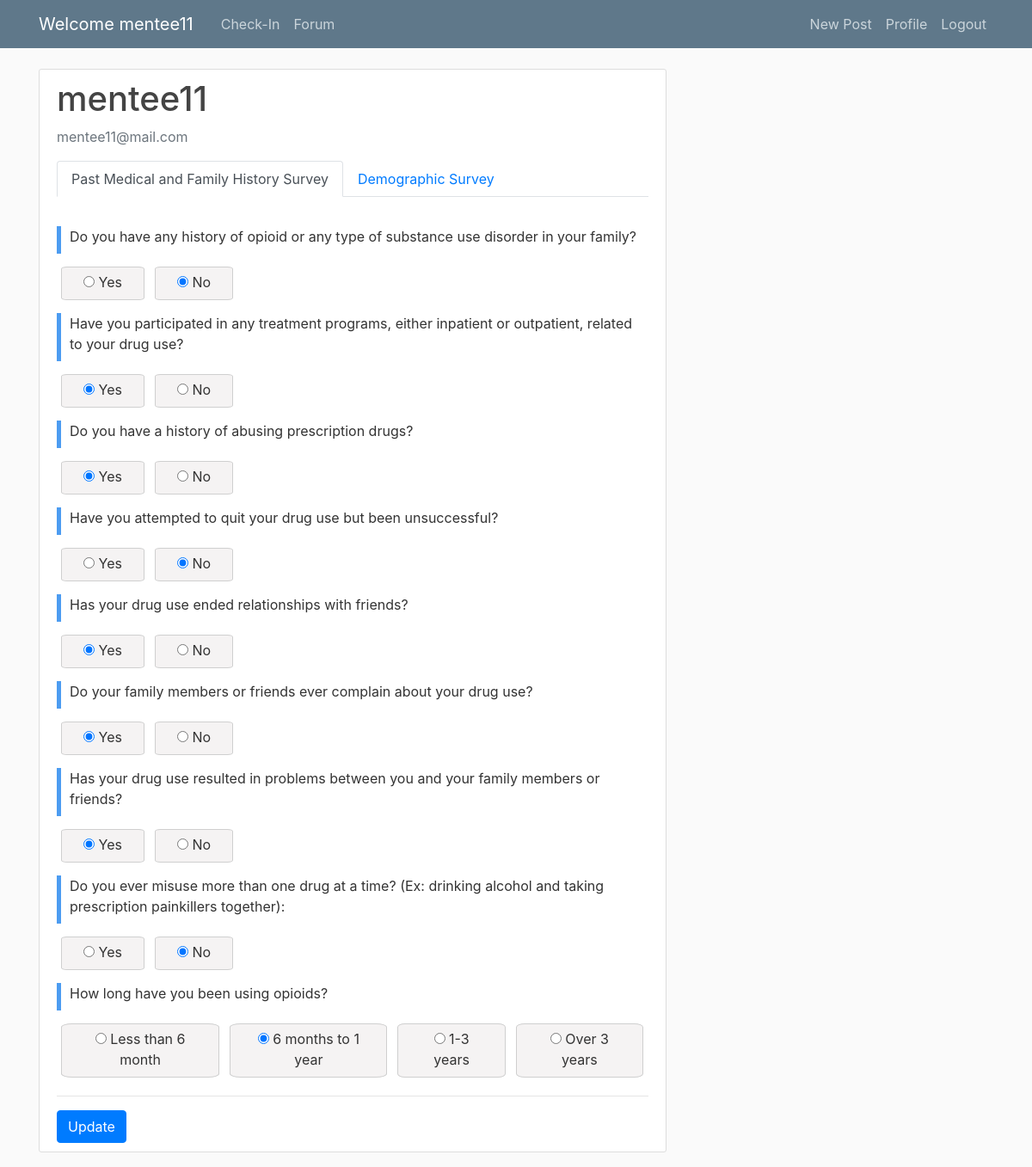
Page /profile/ (signed in) on the committed database.
### survey/models.py (models this page shows, shortened)
class Survey(models.Model):
    title = models.CharField(max_length=200)
    description = models.TextField(blank=True)
    created_at = models.DateTimeField(auto_now_add=True)
    updated_at = models.DateTimeField(auto_now=True)

class Question(models.Model):
    ORIENTATION_CHOICES = (
        (-1, 'Negative'),
        (0, 'Neutral'),
        (1, 'Positive'),
    )
    survey = models.ForeignKey(Survey, on_delete=models.CASCADE)
    question = models.CharField(max_length=300)
    options = models.ManyToManyField('Option')
    categories = models.ManyToManyField('QuestionCategory', blank=True)
    weight = models.IntegerField(default=1)
    orientation = models.IntegerField(default=0, choices=ORIENTATION_CHOICES)
    created_at = models.DateTimeField(auto_now_add=True)
    updated_at = models.DateTimeField(auto_now=True)

### users/views.py (the view)
# urls.py: path('profile/', user_views.profile, name='profile'),
@login_required
def profile(request):
    try:
        PMH_survey = get_object_or_404(Survey, title=PAST_HISTORY_SURVEY)
    except Http404:
        logger.debug(f'Survey not available, required survey: {PAST_HISTORY_SURVEY}')
        return render(request, 'users/error.html', {'message': f'Survey not available, required survey: {PAST_HISTORY_SURVEY}'})
    existing_responses = Response.objects.filter(survey=PMH_survey, user=request.user)
    initial_data = {}
    if existing_responses.exists():
        for response in existing_responses:
            field_name = f'question_{response.question.id}'
            try:
                selected_option = Option.objects.get(question=response.question, option=response.selected_options)
                initial_data[field_name] = selected_option.id
            except Option.DoesNotExist:
                pass
    if request.method == 'POST':
        form = HistorySurveyForm(request.POST, survey_id=PMH_survey.id)
        if form.is_valid():
            user = request.user  # Get the current authenticated user
            for question in Question.objects.filter(survey_id=PMH_survey.id):
                selected_option = form.cleaned_data[f'question_{question.id}']
                selected_option_id = Option.objects.get(id=selected_option.id)
                Response.objects.update_or_create(
                    survey=PMH_survey,
                    user=request.user,
                    question=question,
                    defaults={'selected_options': selected_option_id.option}
                )
            return redirect('profile')  # Redirect to a thank-you page after successful submission
    else:
        form = HistorySurveyForm(initial=initial_data, survey_id=PMH_survey.id)
    try:
        demographic_survey = get_object_or_404(Survey, title=DEMOGRAPHIC_SURVEY)
    except Http404:
        logger.debug(f'Survey not available, required survey: {DEMOGRAPHIC_SURVEY}')
        return render(request, 'users/error.html', {'message': f'Survey not available, required survey: {DEMOGRAPHIC_SURVEY}'})
    if demographic_survey is None:
        return render(request, 'survey/error.html', {'message': 'No survey available.'})
    existing_responses = Response.objects.filter(survey=demographic_survey, user=request.user)
    initial_data = {}
    if existing_responses.exists():
        for response in existing_responses:
            field_name = f'question_{response.question.id}'
            try:
                selected_option = Option.objects.get(question=response.question, option=response.selected_options)
                initial_data[field_name] = selected_option.id
            except Option.DoesNotExist:
                pass
    if request.method == 'POST':
        demographic_form = DemographicSurveyForm(request.POST, survey_id=demographic_survey.id)
        if demographic_form.is_valid():
            user = request.user  # Get the current authenticated user
            for question in Question.objects.filter(survey_id=demographic_survey.id):
                selected_option = demographic_form.cleaned_data[f'question_{question.id}']
                selected_option_id = Option.objects.get(id=selected_option.id)
                Response.objects.update_or_create(
                    survey=demographic_survey,
                    user=request.user,
                    question=question,
                    defaults={'selected_options': selected_option_id.option}
                )
            return redirect('profile')  # Redirect to a thank-you page after successful submission
    else:
        demographic_form = DemographicSurveyForm(initial=initial_data, survey_id=demographic_survey.id)
    return render(request, 'users/profile.html', {'PMH_survey': PMH_survey, 'demographic_survey': demographic_survey, 'form': form , 'demographic_form': demographic_form})

### users/forms.py
class HistorySurveyForm(forms.ModelForm):
    class Meta:
        model = Response
        fields = []
    def __init__(self, *args, **kwargs):
        survey_id = kwargs.pop('survey_id')
        initial = kwargs.get('initial', {})
        super(HistorySurveyForm, self).__init__(*args, **kwargs)
        questions = Question.objects.filter(survey_id=survey_id)
        for question in questions:
            field_name = f'question_{question.id}'
            self.fields[field_name] = forms.ModelChoiceField(
                label=question.question,  # Corrected to question.question
                queryset=Option.objects.filter(question=question),
                widget=forms.RadioSelect
            )
            if field_name in initial:
                self.fields[field_name].initial = initial[field_name]

class DemographicSurveyForm(forms.ModelForm):
    class Meta:
        model = Response
        fields = []
    def __init__(self, *args, **kwargs):
        survey_id = kwargs.pop('survey_id')
        initial = kwargs.get('initial', {})
        super(DemographicSurveyForm, self).__init__(*args, **kwargs)
        questions = Question.objects.filter(survey_id=survey_id)
        for question in questions:
            field_name = f'question_{question.id}'
            self.fields[field_name] = forms.ModelChoiceField(
                label=question.question,  # Corrected to question.question
                queryset=Option.objects.filter(question=question),
                widget=forms.RadioSelect
            )
            if field_name in initial:
                self.fields[field_name].initial = initial[field_name]

### survey/models.py (called while the page is built)
    def __str__(self):
        return self.option

### users/templates/users/profile.html (shortened to what this page needs)
{% extends "feed/base.html" %}
{% load crispy_forms_tags %}
{% block content %}
    <div class="content-section">
        <div class="media">
            <div class="media-body">
                <h4 class="account-heading">{{ user.username }}</h4>
                <p class="text-secondary">{{ user.email }}</p>
            </div>
        </div>
        <ul class="nav nav-tabs" id="surveyTab" role="tablist">
            <li class="nav-item">
                <a class="nav-link active" id="pmh-tab" data-toggle="tab" href="#pmh" role="tab" aria-controls="pmh" aria-selected="true">{{ PMH_survey.title }}</a>
            </li>
            <li class="nav-item">
                <a class="nav-link" id="demographic-tab" data-toggle="tab" href="#demographic" role="tab" aria-controls="demographic" aria-selected="false">{{ demographic_survey.title }}</a>
            </li>
        </ul>
        <div class="tab-content" id="surveyTabContent">
            <div class="tab-pane fade show active" id="pmh" role="tabpanel" aria-labelledby="pmh-tab">
                <br>
                <form method="post">
                    {% for field in form %}
                    <div>
                        <p class="survey-question-title">{{ field.label_tag }}</p>
                        <div class="choices-container">
                            {% for choice in field %}
                                <label class="choice-button choice-option">
                                    {{ choice }}
                                </label><br>
                            {% endfor %}
                        </div>
                    </div>
                    {% endfor %}
                    <hr>
                    <button type="submit" class="btn btn-primary">{% if form.initial %}Update{% else %}Submit{% endif %}</button>
                    <br>
                </form>
            </div>
        </div>
    </div>
{% endblock content %}

### feed/templates/feed/base.html (shortened to what this page needs)
{% load static %}
<!DOCTYPE html>
<html>
<head>
    <link rel="stylesheet" href="https://maxcdn.bootstrapcdn.com/bootstrap/4.0.0/css/bootstrap.min.css">
    <link href="https://cdnjs.cloudflare.com/ajax/libs/font-awesome/6.0.0/css/all.min.css" rel="stylesheet"/>
    <link rel="stylesheet" type="text/css" href="{% static 'feed/main.css' %}">
</head>
<body>
    <header class="site-header">
      <nav class="navbar navbar-expand-md navbar-dark bg-steel fixed-top">
        <div class="container">
          {% if user.is_authenticated %}
                {% if user.is_superuser %}
                  <a class="navbar-brand mr-4" href="{% url 'survey-home' %}">Welcome {{user.username}}</a>
                {% elif user.user_profile.role == 'mentor' %}
                  <a class="navbar-brand mr-4" href="{% url 'vizual-home' %}">Welcome {{user.username}}</a>
                {% elif user.user_profile.role == 'mentee' %}
                  <a class="navbar-brand mr-4" href="{% url 'survey-home' %}">Welcome {{user.username}}</a>
                {% endif %}
              {% endif %}
          <div class="collapse navbar-collapse" id="navbarToggle">
            <div class="navbar-nav mr-auto">
              {% if user.is_authenticated %}
                {% if user.is_superuser %}
                  <a class="nav-item nav-link" href="{% url 'vizual-home' %}">Progress-Tracker</a>
                  <a class="nav-item nav-link" href="{% url 'survey-home' %}">Check-In</a>
                  <a class="nav-item nav-link" href="{% url 'feed-forum' %}">Forum</a>
                {% elif user.user_profile.role == 'mentor' %}
                  <a class="nav-item nav-link" href="{% url 'vizual-home' %}">Progress-Tracker</a>
                  <a class="nav-item nav-link" href="{% url 'feed-forum' %}">Forum</a>
                {% elif user.user_profile.role == 'mentee' %}
                  <a class="nav-item nav-link" href="{% url 'survey-home' %}">Check-In</a>
                  <a class="nav-item nav-link" href="{% url 'feed-forum' %}">Forum</a>
                {% endif %}
              {% endif %}
            </div>
            <div class="navbar-nav">
              {% if user.is_authenticated %}
                <a class="nav-item nav-link" href="{% url 'post-create' %}">New Post</a>
                <a class="nav-item nav-link" href="{% url 'profile' %}">Profile</a>
                <a class="nav-item nav-link" href="{% url 'logout' %}">Logout</a>
              {% else %}
                <a class="nav-item nav-link" href="{% url 'login' %}">Login</a>
                <a class="nav-item nav-link" href="{% url 'register' %}">Register</a>
              {% endif %}
            </div>
          </div>
        </div>
      </nav>
    </header>
    <main role="main" class="container">
      <div class="row">
        <div class="col-md-8">
          {% block content %}{% endblock %}
        </div>
        <div class="col-md-4">
        </div>
      </div>
    </main>
</body>
</html>

### feed/static/feed/main.css (style rules this page uses)
body { background: #fafafa; color: #333333; margin-top: 5rem; }
h1, h2, h3, h4, h5, h6 { color: #444444; }
ul { margin: 0; }
.bg-steel { background-color: #5f788a; }
.site-header .navbar-nav .nav-link { color: #cbd5db; }
.content-section { background: #ffffff; padding: 10px 20px; border: 1px solid #dddddd; border-radius: 3px; margin-bottom: 20px; }
.account-heading { font-size: 2.5rem; }
.survey-question-title { margin-top: 10px; margin-bottom: 10px; text-align:left; padding-left: 10px; border-left: 5px solid #4c9cf1; }
.choice-button { display: inline-block; margin: 5px; padding: 5px 25px 0px 25px; border: 1px solid #cfcfcf; background-color: #f5f3f3; color: #333; text-align: center; cursor: pointer; transition: background-color 0.3s; border-radius: 7%; }
.choices-container { display: flex; flex-wrap: nowrap; align-items: center; gap: 1px; }
.choice-option { display: flex; align-items: center; }

### rows in the picture
Survey: title "Past Medical and Family History Survey"
Survey: title "Demographic Survey"
Question: label_tag "Do you have any history of opioid or any type of substance use disorder in your family?"
Question: label_tag "Have you participated in any treatment programs, either inpatient or outpatient, related to your drug use?"
Question: label_tag "Do you have a history of abusing prescription drugs?"
Question: label_tag "Have you attempted to quit your drug use but been unsuccessful?"
Question: label_tag "Has your drug use ended relationships with friends?"
Question: label_tag "Do your family members or friends ever complain about your drug use?"
Question: label_tag "Has your drug use resulted in problems between you and your family members or friends?"
Question: label_tag "How long have you been using opioids?"

### other values in the picture
{{ user.username }} "mentee11"
{{ user.email }} "mentee11@mail.com"
{{ field.label_tag }} "Do you ever misuse more than one drug at a time? (Ex: drinking alcohol and taking prescription painkillers together):"
